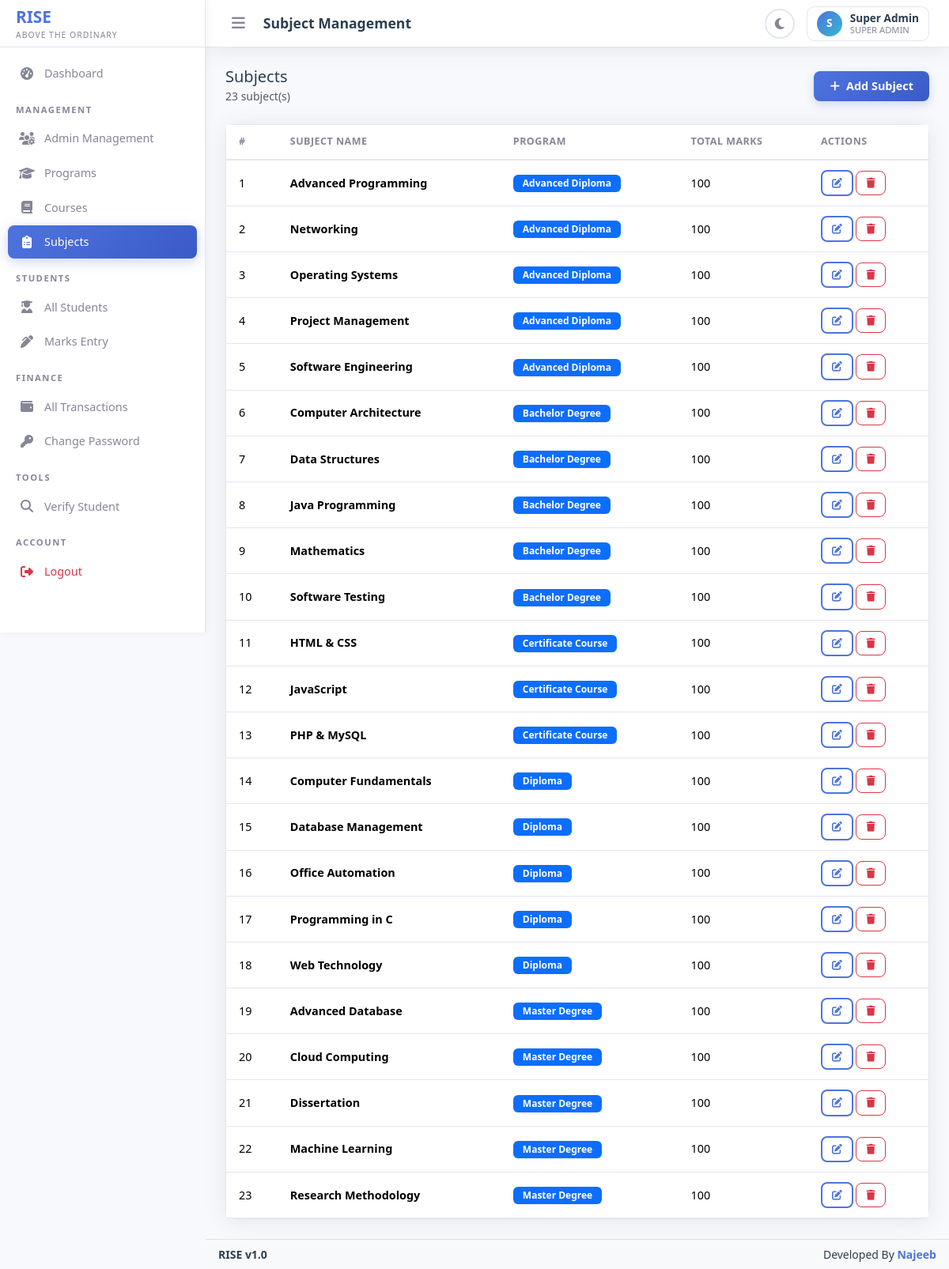
Screenshot of /subject_management.php (signed in) with the database file from the repository.
### tables this page shows
CREATE TABLE `subjects` (
  `id` int(11) NOT NULL,
  `program_id` int(11) NOT NULL,
  `subject_name` varchar(255) NOT NULL,
  `total_marks` int(11) NOT NULL DEFAULT 100,
  `created_at` datetime NOT NULL DEFAULT current_timestamp()
);

CREATE TABLE `programs` (
  `id` int(11) NOT NULL,
  `program_name` varchar(255) NOT NULL,
  `duration` varchar(100) NOT NULL,
  `created_at` datetime NOT NULL DEFAULT current_timestamp()
);

### includes/auth.php (called while the page is built, shortened)
<?php
function isSuperAdmin() {
    return isset($_SESSION['user_role']) && $_SESSION['user_role'] === 'super_admin';
}
function getCurrentUser() {
    $db = getDB();
    $stmt = $db->prepare("SELECT id, name, email, role, status, wallet_balance FROM admins WHERE id = :id");
    $stmt->execute([':id' => $_SESSION['user_id']]);
    return $stmt->fetch();
}
function sanitize($input) {
    return htmlspecialchars(trim($input), ENT_QUOTES, 'UTF-8');
}

### subject_management.php (the view, shortened to what this page needs)
<?php
$pageTitle = 'Subject Management';
require_once 'includes/header.php';
require_once 'includes/sidebar.php';
$db = getDB();
$stmt = $db->query("SELECT s.*, p.program_name FROM subjects s JOIN programs p ON s.program_id = p.id ORDER BY p.program_name, s.subject_name");
$subjects = $stmt->fetchAll();
?>
<div class="d-flex justify-content-between align-items-center mb-4">
    <div>
        <h5 class="mb-0">Subjects</h5>
        <small class="text-muted"><?php echo count($subjects); ?> subject(s)</small>
    </div>
    <button class="btn btn-primary" data-bs-toggle="modal" data-bs-target="#createSubjectModal">
        <i class="fas fa-plus me-2"></i>Add Subject
    </button>
</div>
<div class="card">
    <div class="card-body p-0">
        <?php if (empty($subjects)): ?>
        <div class="empty-state">
            <i class="fas fa-clipboard-list"></i>
            <p>No subjects found</p>
        </div>
        <?php else: ?>
        <div class="table-responsive">
            <table class="table mb-0">
                <thead>
                    <tr>
                        <th>#</th>
                        <th>Subject Name</th>
                        <th>Program</th>
                        <th>Total Marks</th>
                        <th>Actions</th>
                    </tr>
                </thead>
                <tbody>
                    <?php foreach ($subjects as $i => $subject): ?>
                    <tr>
                        <td><?php echo $i + 1; ?></td>
                        <td><strong><?php echo sanitize($subject['subject_name']); ?></strong></td>
                        <td><span class="badge bg-primary"><?php echo sanitize($subject['program_name']); ?></span></td>
                        <td><?php echo $subject['total_marks']; ?></td>
                        <td>
                            <button class="btn btn-sm btn-outline-primary"
                                    data-bs-toggle="modal" data-bs-target="#editSubjectModal"
                                    onclick="fillEditSubject(<?php echo $subject['id']; ?>, <?php echo $subject['program_id']; ?>, '<?php echo addslashes($subject['subject_name']); ?>', <?php echo $subject['total_marks']; ?>)">
                                <i class="fas fa-edit"></i>
                            </button>
                            <form method="POST" class="d-inline">
                                <button type="submit" class="btn btn-sm btn-outline-danger"
                                        data-confirm="Delete this subject?">
                                    <i class="fas fa-trash"></i>
                                </button>
                            </form>
                        </td>
                    </tr>
                    <?php endforeach; ?>
                </tbody>
            </table>
        </div>
        <?php endif; ?>
    </div>
</div>
<?php require_once 'includes/footer.php'; ?>

### includes/sidebar.php (shortened to what this page needs)
<nav id="sidebar" class="sidebar">
    <div class="sidebar-brand">
        <div>
            <div class="brand-text"><?php echo APP_NAME; ?></div>
            <div class="brand-tagline"><?php echo APP_TAGLINE; ?></div>
        </div>
    </div>
    <ul class="sidebar-nav">
        <li class="nav-item">
            <a href="dashboard.php" class="nav-link <?php echo $currentPage === 'dashboard' ? 'active' : ''; ?>">
                <i class="fas fa-tachometer-alt"></i>
                <span class="nav-text">Dashboard</span>
            </a>
        </li>
        <?php if (isSuperAdmin()): ?>
        <div class="sidebar-section-title">Management</div>
        <li class="nav-item">
            <a href="admin_management.php" class="nav-link <?php echo $currentPage === 'admin_management' ? 'active' : ''; ?>">
                <i class="fas fa-users-cog"></i>
                <span class="nav-text">Admin Management</span>
            </a>
        </li>
        <li class="nav-item">
            <a href="program_management.php" class="nav-link <?php echo $currentPage === 'program_management' ? 'active' : ''; ?>">
                <i class="fas fa-graduation-cap"></i>
                <span class="nav-text">Programs</span>
            </a>
        </li>
        <li class="nav-item">
            <a href="course_management.php" class="nav-link <?php echo $currentPage === 'course_management' ? 'active' : ''; ?>">
                <i class="fas fa-book"></i>
                <span class="nav-text">Courses</span>
            </a>
        </li>
        <li class="nav-item">
            <a href="subject_management.php" class="nav-link <?php echo $currentPage === 'subject_management' ? 'active' : ''; ?>">
                <i class="fas fa-clipboard-list"></i>
                <span class="nav-text">Subjects</span>
            </a>
        </li>
        <?php endif; ?>
        <div class="sidebar-section-title">Students</div>
        <li class="nav-item">
            <a href="students.php" class="nav-link <?php echo $currentPage === 'students' ? 'active' : ''; ?>">
                <i class="fas fa-user-graduate"></i>
                <span class="nav-text">All Students</span>
            </a>
        </li>
        <li class="nav-item">
            <a href="marks_entry.php" class="nav-link <?php echo $currentPage === 'marks_entry' ? 'active' : ''; ?>">
                <i class="fas fa-pen-alt"></i>
                <span class="nav-text">Marks Entry</span>
            </a>
        </li>
        <?php if (!isSuperAdmin()): ?>
        <div class="sidebar-section-title">Finance</div>
        <li class="nav-item">
            <a href="wallet.php" class="nav-link <?php echo $currentPage === 'wallet' ? 'active' : ''; ?>">
                <i class="fas fa-wallet"></i>
                <span class="nav-text">Wallet</span>
            </a>
        </li>
        <?php else: ?>
        <div class="sidebar-section-title">Finance</div>
        <li class="nav-item">
            <a href="wallet.php" class="nav-link <?php echo $currentPage === 'wallet' ? 'active' : ''; ?>">
                <i class="fas fa-wallet"></i>
                <span class="nav-text">All Transactions</span>
            </a>
        </li>
        <?php endif; ?>
<?php if (isSuperAdmin()): ?>
<li class="nav-item">
    <a href="change_password.php" class="nav-link <?php echo $currentPage === 'change_password' ? 'active' : ''; ?>">
        <i class="fas fa-key"></i>
        <span class="nav-text">Change Password</span>
    </a>
</li>
<?php endif; ?>
        <div class="sidebar-section-title">Tools</div>
        <li class="nav-item">
            <a href="verify_student.php" class="nav-link <?php echo $currentPage === 'verify_student' ? 'active' : ''; ?>">
                <i class="fas fa-search"></i>
                <span class="nav-text">Verify Student</span>
            </a>
        </li>
        <div class="sidebar-section-title">Account</div>
        <li class="nav-item">
            <a href="logout.php" class="nav-link text-danger">
                <i class="fas fa-sign-out-alt"></i>
                <span class="nav-text">Logout</span>
            </a>
        </li>
    </ul>
</nav>
<div class="main-content">
    <div class="top-navbar">
        <div class="navbar-left">
            <button class="sidebar-toggle" id="sidebarToggle">
                <i class="fas fa-bars"></i>
            </button>
            <span class="page-title"><?php echo isset($pageTitle) ? sanitize($pageTitle) : 'Dashboard'; ?></span>
        </div>
        <div class="navbar-right">
            <button class="theme-toggle" id="themeToggleBtn" title="Toggle Theme">
            </button>
            <div class="dropdown user-dropdown">
                <button class="dropdown-toggle" type="button" data-bs-toggle="dropdown" aria-expanded="false">
                    <div class="user-avatar">
                        <?php echo strtoupper(substr($currentUser['name'] ?? 'U', 0, 1)); ?>
                    </div>
                    <div class="user-info">
                        <div class="user-name"><?php echo sanitize($currentUser['name'] ?? 'User'); ?></div>
                        <div class="user-role"><?php echo sanitize(str_replace('_', ' ', $currentUser['role'] ?? '')); ?></div>
                    </div>
                </button>
            </div>
        </div>
    </div>
    <div class="content-area">

### rows the page displays
subjects: subject_name "Advanced Programming", program.program_name "Advanced Diploma", total_marks "100"
subjects: subject_name "Networking", program.program_name "Advanced Diploma", total_marks "100"
subjects: subject_name "Operating Systems", program.program_name "Advanced Diploma", total_marks "100"
subjects: subject_name "Project Management", program.program_name "Advanced Diploma", total_marks "100"
subjects: subject_name "Software Engineering", program.program_name "Advanced Diploma", total_marks "100"
subjects: subject_name "Computer Architecture", program.program_name "Bachelor Degree", total_marks "100"
subjects: subject_name "Data Structures", program.program_name "Bachelor Degree", total_marks "100"
subjects: subject_name "Java Programming", program.program_name "Bachelor Degree", total_marks "100"
subjects: subject_name "Mathematics", program.program_name "Bachelor Degree", total_marks "100"
subjects: subject_name "Software Testing", program.program_name "Bachelor Degree", total_marks "100"
subjects: subject_name "HTML & CSS", program.program_name "Certificate Course", total_marks "100"
subjects: subject_name "JavaScript", program.program_name "Certificate Course", total_marks "100"
subjects: subject_name "PHP & MySQL", program.program_name "Certificate Course", total_marks "100"
subjects: subject_name "Computer Fundamentals", program.program_name "Diploma", total_marks "100"
subjects: subject_name "Database Management", program.program_name "Diploma", total_marks "100"
subjects: subject_name "Office Automation", program.program_name "Diploma", total_marks "100"
subjects: subject_name "Programming in C", program.program_name "Diploma", total_marks "100"
subjects: subject_name "Web Technology", program.program_name "Diploma", total_marks "100"
subjects: subject_name "Advanced Database", program.program_name "Master Degree", total_marks "100"
subjects: subject_name "Cloud Computing", program.program_name "Master Degree", total_marks "100"
subjects: subject_name "Dissertation", program.program_name "Master Degree", total_marks "100"
subjects: subject_name "Machine Learning", program.program_name "Master Degree", total_marks "100"
subjects: subject_name "Research Methodology", program.program_name "Master Degree", total_marks "100"

### other values shown
APP_NAME "RISE"
APP_TAGLINE "ABOVE THE ORDINARY"
$pageTitle "Subject Management"
substr($currentUser['name'] ?? 'U', 0, 1) "S"
$currentUser['name'] "Super Admin"
str_replace('_', ' ', $currentUser['role'] ?? '') "SUPER ADMIN"
count($subjects) "23"
